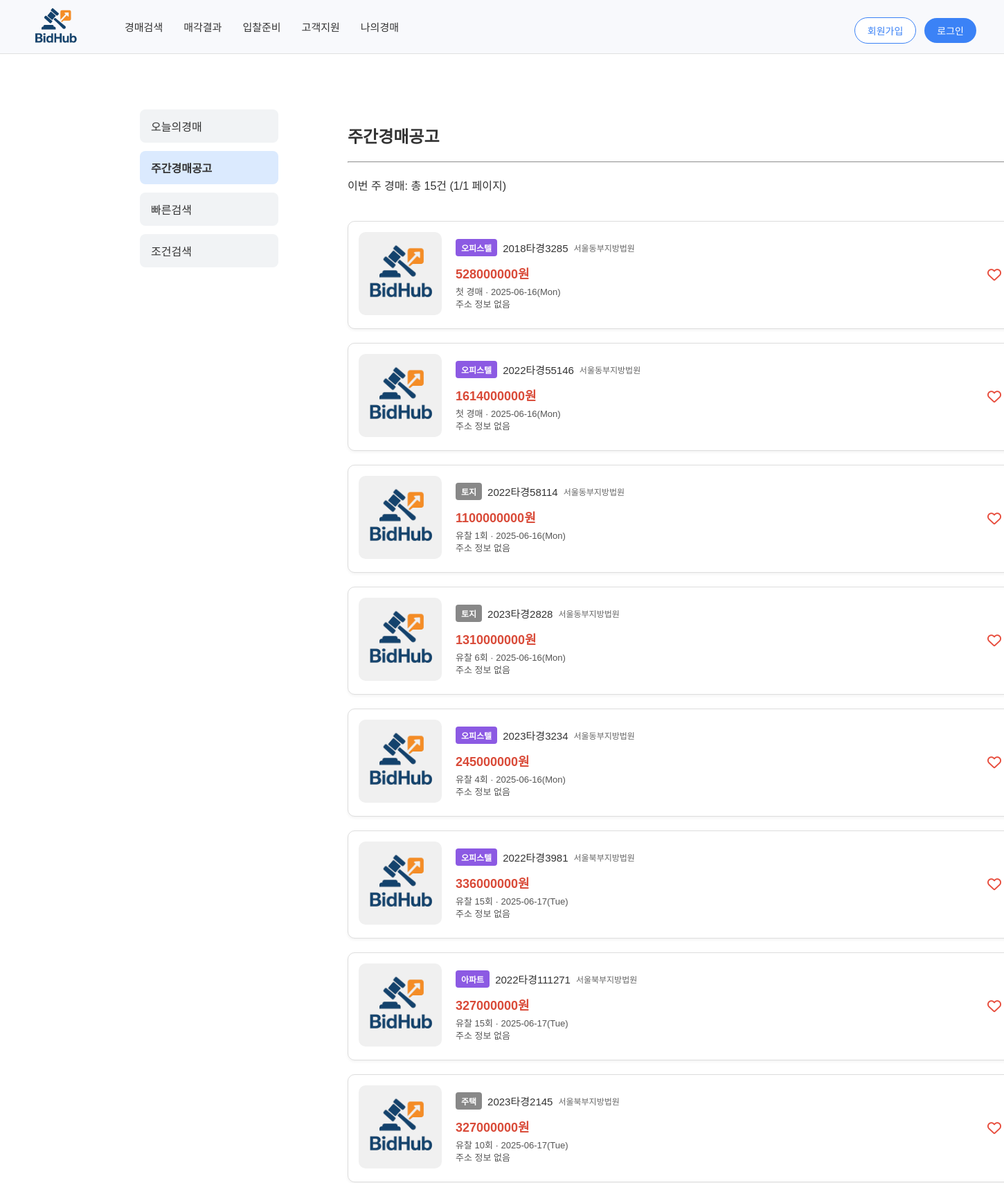
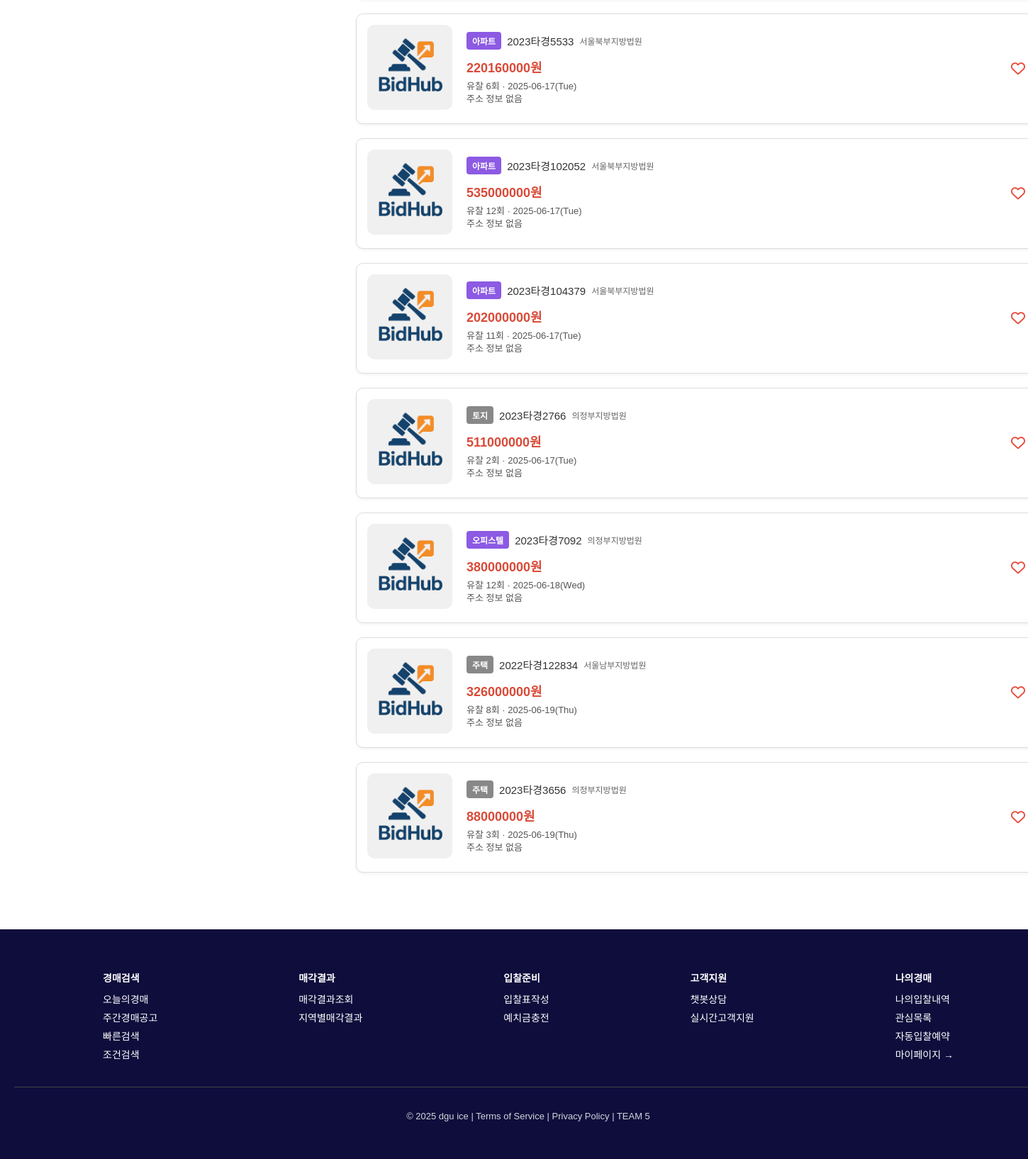
Screenshot of /week-bid/ with the database file from the repository (2 pictures, top to bottom).
### app/models.py (models this page shows, shortened)
class AuctionItem(models.Model):
    item_number = models.IntegerField(help_text="물건번호")
    case_number = models.ForeignKey(AuctionCase, on_delete=models.CASCADE, to_field='case_number', db_column='case_number', help_text="사건번호")
    property_name = models.CharField(max_length=255, blank=True, null=True, help_text="매물명(건물명)")
    item_spec_url = models.CharField(max_length=1000, blank=True, null=True, help_text="매각물건명세서URL")
    item_purpose = models.CharField(max_length=255, blank=True, null=True, help_text="물건용도")
    property_address = models.CharField(max_length=500, blank=True, null=True, help_text="매물주소")
    property_detail_address = models.CharField(max_length=200, blank=True, null=True, help_text="상세주소")
    floor_info = models.CharField(max_length=50, blank=True, null=True, help_text="층수정보")
    building_area = models.CharField(max_length=100, blank=True, null=True, help_text="건물면적")
    valuation_amount = models.CharField(max_length=255, blank=True, null=True, help_text="감정평가액")
    item_note = models.CharField(max_length=255, blank=True, null=True, help_text="물건비고")
    item_status = models.CharField(max_length=255, blank=True, null=True, help_text="물건상태")
    auction_date = models.DateTimeField(blank=True, null=True, help_text="매각기일")
    auction_failures = models.IntegerField(default=0, blank=True, null=True, help_text="유찰횟수")
    item_image_url = models.URLField(blank=True, null=True, help_text="이미지URL")
    property_type = models.CharField(max_length=100, blank=True, null=True, help_text="물건종류")
    deposit_amount = models.BigIntegerField(blank=True, null=True, help_text="입찰보증금")
    current_min_price = models.BigIntegerField(blank=True, null=True, help_text="현재 최저매각가격")
    class Meta:
        managed = True
        db_table = 'auction_item'
        unique_together = (('item_number', 'case_number'),)

class AuctionCase(models.Model):
    case_number = models.CharField(max_length=100, primary_key=True, help_text="사건번호")
    case_name = models.CharField(max_length=255, blank=True, null=True, help_text="사건명")
    court_name = models.CharField(max_length=255, blank=True, null=True, help_text="법원")
    filing_date = models.DateField(blank=True, null=True, help_text="접수일자")
    responsible_dept = models.CharField(max_length=255, blank=True, null=True, help_text="담당계")
    claim_amount = models.CharField(max_length=255, blank=True, null=True, help_text="청구금액")
    appeal_status = models.BooleanField(default=False, blank=True, null=True, help_text="항고여부")
    minimum_bid_price = models.CharField(max_length=255, blank=True, null=True, help_text="최저입찰가")
    case_status = models.CharField(max_length=50, blank=True, null=True, help_text="사건상태")
    final_result = models.CharField(max_length=100, blank=True, null=True, help_text="종국결과")
    final_date = models.DateField(blank=True, null=True, help_text="종국일자")
    class Meta:
        managed = True
        db_table = 'auction_case'

### main/views.py (the view)
# urls.py: path('week-bid/', views.week_bid, name='week_bid'),
def week_bid(request):
    today = date.today()
    end_date = today + timedelta(days=7)
    items = AuctionItem.objects.filter(
        auction_date__date__range=(today, end_date)
    ).select_related('case_number').order_by('auction_date')
    paginator = Paginator(items, 20)
    page_number = request.GET.get('page', 1)
    page_obj = paginator.get_page(page_number)
    context = {
        'page_obj': page_obj,
    }
    return render(request, 'main/pages/week_bid.html', context)

### main/templates/main/pages/week_bid.html (shortened to what this page needs)
{% extends 'main/layout/sidebar_layout.html' %}
{% load static %}
{% block extra_css %}
{{ block.super }}
<link rel="stylesheet" href="{% static 'css/pages/favlist.css' %}">
<link rel="stylesheet" href="https://cdnjs.cloudflare.com/ajax/libs/font-awesome/6.5.0/css/all.min.css">
{% endblock %}
{% block sidebar_menu %}
<li><a href="{% url 'today_bid' %}">오늘의경매</a></li>
<li class="active"><a href="{% url 'week_bid' %}">주간경매공고</a></li>
<li><a href="{% url 'fsearch' %}">빠른검색</a></li>
<li><a href="{% url 'csearch' %}">조건검색</a></li>
{% endblock %}
{% block sidebar_content %}
<h2>주간경매공고</h2>
<hr style="width: 1000px; margin: 0;">
<div class="search-summary" style="margin: 20px 0;">
    <p>이번 주 경매: 총 {{ page_obj.paginator.count }}건 ({{ page_obj.number }}/{{ page_obj.paginator.num_pages }} 페이지)</p>
</div>
<div class="fav-container">
  {% for item in page_obj.object_list %}
  <div class="fav-card" data-item-id="{{ item.id }}">
    <div class="fav-image">
      <img src="{% static 'img/bidhub-logo.png' %}"
           alt="물건 이미지"
           onerror="this.src='{% static 'img/choonsik/choonsik-main.jfif' %}';">
    </div>
    <div class="fav-details">
      <div class="fav-heart" onclick="toggleFavorite('{{ item.case_number.case_number }}', this)">
        <i class="far fa-heart heart-icon"></i>
      </div>
      <div class="fav-top">
        {% if item.property_type %}
          {% if "아파트" in item.property_type or "연립주택" in item.property_type or "오피스텔" in item.property_type or "단독주택" in item.property_type or "다세대주택" in item.property_type or "주상복합" in item.property_type or "다가구주택" in item.property_type or "주거기타" in item.property_type %}
            <span class="badge property-type apt">{{ item.property_type }}</span>
          {% elif "근린생활시설" in item.property_type or "주/상용건물" in item.property_type or "판매시설" in item.property_type or "위락시설" in item.property_type or "상가기타" in item.property_type %}
            <span class="badge property-type store">{{ item.property_type }}</span>
          {% elif "업무시설" in item.property_type or "종교시설" in item.property_type or "공장" in item.property_type or "창고시설" in item.property_type or "숙박시설" in item.property_type or "건물기타" in item.property_type %}
            <span class="badge property-type etc-building">{{ item.property_type }}</span>
          {% elif "대지" in item.property_type or "임야" in item.property_type or "답" in item.property_type or "잡종지" in item.property_type or "전" in item.property_type %}
            <span class="badge property-type land">{{ item.property_type }}</span>
          {% else %}
            <span class="badge property-type etc-land">{{ item.property_type }}</span>
          {% endif %}
        {% else %}
          <span class="badge property-type etc-land">정보없음</span>
        {% endif %}
        <span class="address">
          <a href="{% url 'tender_detail' case_number=item.case_number.case_number %}" style="text-decoration: none; color: inherit;">
            {{ item.case_number.case_number }}
          </a>
        </span>
        <span style="font-size: 12px; color: #666;">{{ item.case_number.court_name }}</span>
      </div>
      <div class="fav-price">
        {% if item.valuation_amount %}
          {% if item.valuation_amount >= 100000000 %}
            {{ item.valuation_amount|floatformat:0|slice:":-8" }}억
            {% if item.valuation_amount|floatformat:0|slice:"-8:" != "00000000" %}
              {{ item.valuation_amount|floatformat:0|slice:"-8:-4"|add:"0000"|slice:":4" }}만원
            {% else %}
              원
            {% endif %}
          {% elif item.valuation_amount >= 10000 %}
            {{ item.valuation_amount|floatformat:0|slice:":-4" }}만원
          {% else %}
            {{ item.valuation_amount|floatformat:0 }}원
          {% endif %}
        {% else %}
          정보없음
        {% endif %}
      </div>
      <div class="fav-bottom">
        <span>
          {% if item.auction_failures == 0 %}
            첫 경매
          {% else %}
            유찰 {{ item.auction_failures }}회
          {% endif %}
          {% if item.auction_date %}
            · {{ item.auction_date|date:"Y-m-d(D)" }}
          {% endif %}
        </span><br>
        <span>
          {{ item.item_note|default:"주소 정보 없음" }}
        </span>
      </div>
    </div>
  </div>
  {% empty %}
  <div class="no-result" style="text-align: center; padding: 50px; color: #666;">
    <p>이번 주 예정된 경매가 없습니다.</p>
  </div>
  {% endfor %}
</div>
{% endblock %}

### main/static/css/layout/layout.css (style rules this page uses)
html, body { height: 100%; margin: 0; padding: 0; font-family: 'Noto Sans KR', sans-serif; background-color: #ffffff; color: #333; min-width: 1440px; overflow-x: hidden; }
body { display: flex; flex-direction: column; min-height: 100vh; overflow-x: auto; }

### main/static/css/layout/sidebar_layout.css (style rules this page uses)
.side-menu li { margin-bottom: 12px; }
.side-menu a { display: block; padding: 12px 16px; background-color: #f1f3f5; border-radius: 8px; text-decoration: none; color: #333; transition: background-color 0.2s ease; }
.side-menu li.active a, .side-menu a:hover { background-color: #dbeafe; font-weight: bold; }

### main/static/css/pages/favlist.css (style rules this page uses)
.fav-container { display: flex; flex-direction: column; gap: 20px; max-width: 1000px; margin-top: 40px; }
.fav-card { position: relative; display: flex; border: 1px solid #ddd; border-radius: 10px; padding: 15px; background: #fff; box-shadow: 0 2px 4px rgba(0,0,0,0.05); gap: 20px; }
.fav-image img { width: 120px; height: 120px; object-fit: cover; border-radius: 10px; background: #f0f0f0; }
.fav-top { display: flex; align-items: center; flex-wrap: wrap; gap: 8px; margin-bottom: 5px; font-size: 15px; font-weight: 500; }
.badge { background-color: #8c5ae3; color: white; padding: 2px 6px; border-radius: 4px; font-size: 12px; }
.address { color: #333; }
.fav-price { font-size: 18px; font-weight: bold; color: #d94a38; margin: 6px 0; }
.fav-bottom { font-size: 13px; color: #555; line-height: 1.4; }
.fav-details { position: relative; flex: 1; display: flex; flex-direction: column; justify-content: center; }
.fav-heart { position: absolute; top: 50%; right: 10px; transform: translateY(-50%); font-size: 20px; color: #e74c3c; cursor: pointer; z-index: 10; margin-right: 30px; }
.property-type { padding: 4px 8px; font-size: 12px; color: white; border-radius: 4px; font-weight: bold; display: inline-block; }
.property-type.apt { background-color: #8c5ae3; }
.property-type.etc-land { background-color: #888; }

### rows the page displays
AuctionItem: property_type "오피스텔", case_number.case_number "2018타경3285", case_number.court_name "서울동부지방법원", valuation_amount "528000000", auction_failures "첫 경매", auction_date "2025-06-16(Mon)", item_note "주소 정보 없음"
AuctionItem: property_type "오피스텔", case_number.case_number "2022타경55146", case_number.court_name "서울동부지방법원", valuation_amount "1614000000", auction_failures "첫 경매", auction_date "2025-06-16(Mon)", item_note "주소 정보 없음"
AuctionItem: property_type "토지", case_number.case_number "2022타경58114", case_number.court_name "서울동부지방법원", valuation_amount "1100000000", auction_failures "1", auction_date "2025-06-16(Mon)", item_note "주소 정보 없음"
AuctionItem: property_type "토지", case_number.case_number "2023타경2828", case_number.court_name "서울동부지방법원", valuation_amount "1310000000", auction_failures "6", auction_date "2025-06-16(Mon)", item_note "주소 정보 없음"
AuctionItem: property_type "오피스텔", case_number.case_number "2023타경3234", case_number.court_name "서울동부지방법원", valuation_amount "245000000", auction_failures "4", auction_date "2025-06-16(Mon)", item_note "주소 정보 없음"
AuctionItem: property_type "오피스텔", case_number.case_number "2022타경3981", case_number.court_name "서울북부지방법원", valuation_amount "336000000", auction_failures "15", auction_date "2025-06-17(Tue)", item_note "주소 정보 없음"
AuctionItem: property_type "아파트", case_number.case_number "2022타경111271", case_number.court_name "서울북부지방법원", valuation_amount "327000000", auction_failures "15", auction_date "2025-06-17(Tue)", item_note "주소 정보 없음"
AuctionItem: property_type "주택", case_number.case_number "2023타경2145", case_number.court_name "서울북부지방법원", valuation_amount "327000000", auction_failures "10", auction_date "2025-06-17(Tue)", item_note "주소 정보 없음"
AuctionItem: property_type "아파트", case_number.case_number "2023타경5533", case_number.court_name "서울북부지방법원", valuation_amount "220160000", auction_failures "6", auction_date "2025-06-17(Tue)", item_note "주소 정보 없음"
AuctionItem: property_type "아파트", case_number.case_number "2023타경102052", case_number.court_name "서울북부지방법원", valuation_amount "535000000", auction_failures "12", auction_date "2025-06-17(Tue)", item_note "주소 정보 없음"
AuctionItem: property_type "아파트", case_number.case_number "2023타경104379", case_number.court_name "서울북부지방법원", valuation_amount "202000000", auction_failures "11", auction_date "2025-06-17(Tue)", item_note "주소 정보 없음"
AuctionItem: property_type "토지", case_number.case_number "2023타경2766", case_number.court_name "의정부지방법원", valuation_amount "511000000", auction_failures "2", auction_date "2025-06-17(Tue)", item_note "주소 정보 없음"
AuctionItem: property_type "오피스텔", case_number.case_number "2023타경7092", case_number.court_name "의정부지방법원", valuation_amount "380000000", auction_failures "12", auction_date "2025-06-18(Wed)", item_note "주소 정보 없음"
AuctionItem: property_type "주택", case_number.case_number "2022타경122834", case_number.court_name "서울남부지방법원", valuation_amount "326000000", auction_failures "8", auction_date "2025-06-19(Thu)", item_note "주소 정보 없음"
AuctionItem: property_type "주택", case_number.case_number "2023타경3656", case_number.court_name "의정부지방법원", valuation_amount "88000000", auction_failures "3", auction_date "2025-06-19(Thu)", item_note "주소 정보 없음"

### other values shown
{{ page_obj.paginator.count }} "15"
{{ page_obj.number }} "1"
{{ page_obj.paginator.num_pages }} "1"
